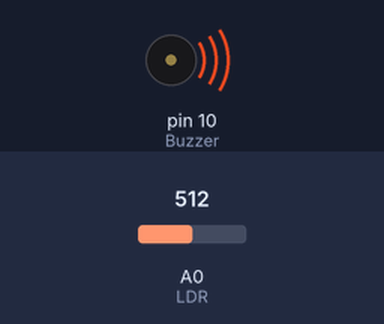
The sketch below on a simulated Arduino Uno, built with avr-gcc and run on an emulated ATmega328P. Parts: buzzer (waves = sounding). The inputs (shaded band) are chosen by the test bench; at power-on: A0 (LDR) = 512. What the sketch prints to the serial monitor is not drawn.

Above: at 0.1 s.
Timing chart, 0 to 1.6 s (numbered marks = the images above):
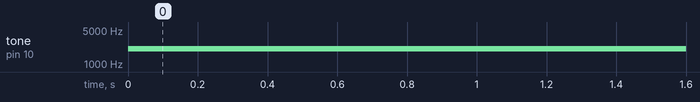

The sketch:

lightnoise.ino
```cpp
int Buzzer = 10; // The buzzer is connected to the digital pin 10
int LDR = 0; // The photoresistor is connected to the analog pin 0
int Note; // Variable in which the note value is saved

void setup () {
   pinMode (Buzzer, OUTPUT); // The pin to which the buzzer is connected is set as an output
   Serial.begin(9600);
   }

void loop () {
   Note = 3 * (analogRead (LDR)) + 500; // Calculation of the note
   tone (Buzzer, Note); // Writing the note on pin 10
   Serial.print(Note);
   Serial.println();
   delay (5); // Wait 5 ms before changing the note
   }
```

Measured:
- by itself, tone on pin 10 (Buzzer): silent → 2036 Hz at 0.00 s
